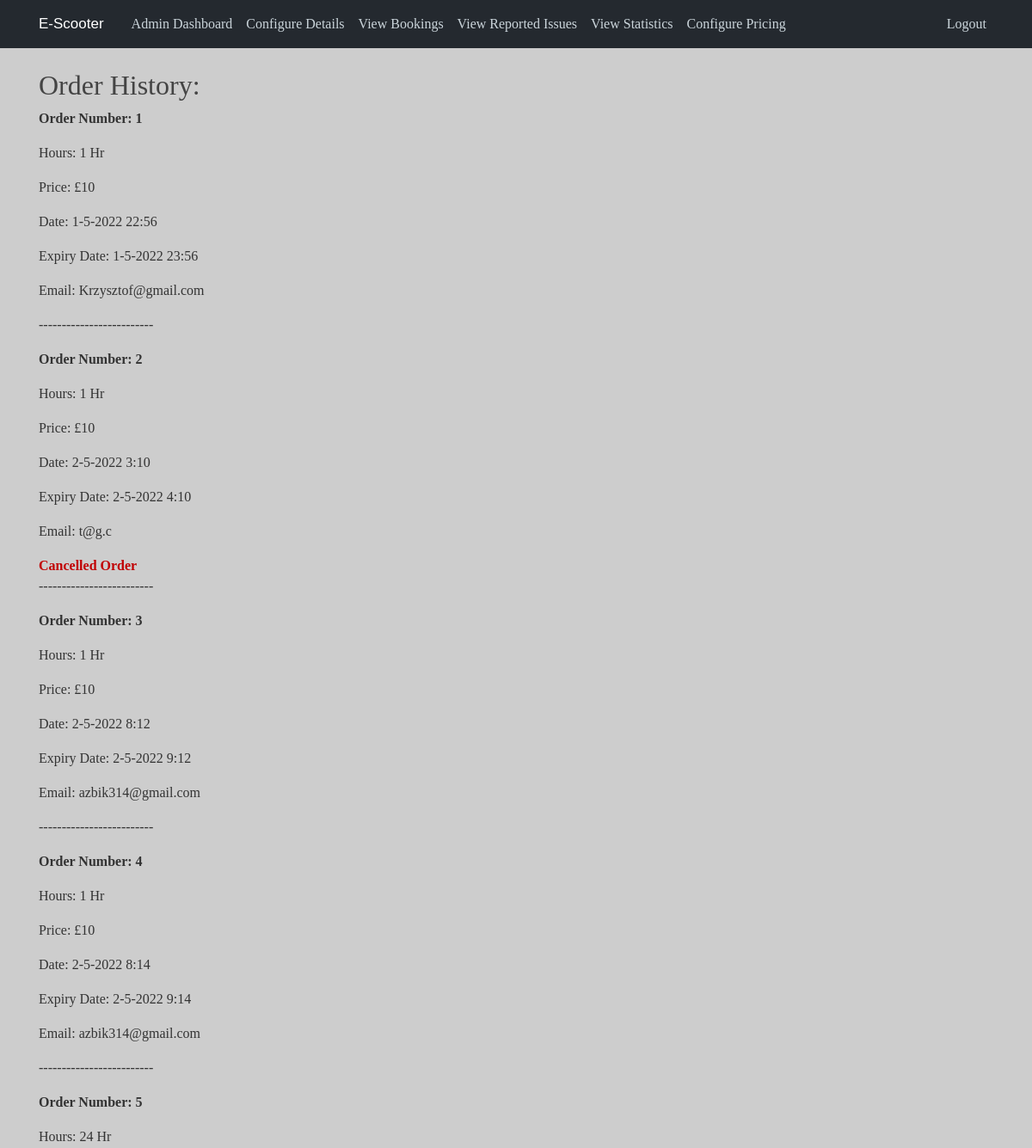
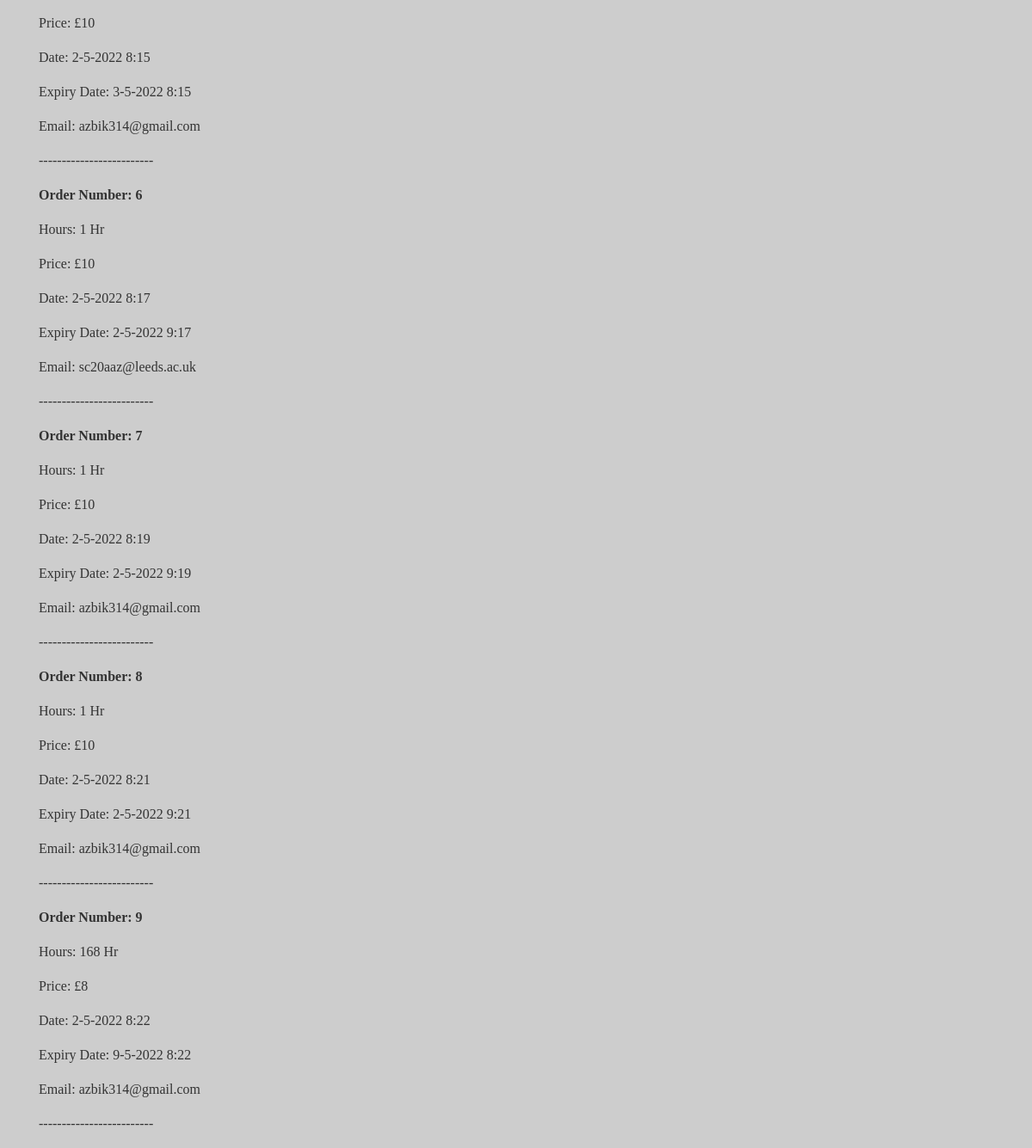
Screenshot of /admin/bookings (signed in) with the database file from the repository (2 pictures, top to bottom).
### app/models.py (models this page shows)
class Booking(db.Model):
    __tablename__ = "bookings"
    id = db.Column(db.Integer, primary_key=True)
    ScooterID = db.Column(db.Integer, ForeignKey("scooters.id"))
    UserID = db.Column(db.Integer, ForeignKey("users.id"))
    numHours = db.Column(db.Integer, nullable = False)
    date = db.Column(db.DateTime, nullable = False)
    expiry = db.Column(db.DateTime)
    price = db.Column(db.Integer, nullable = False)
    cancelled = db.Column(db.Boolean, default = False, nullable=False)
    option = db.Column(db.Integer, nullable = False)
    email = db.Column(db.String(60), nullable=False)

### app/views.py (the view)
@app.route("/admin/bookings")
def admin_bookings():
    if session.get("admin") == 0:
        return redirect("/dashboard")
    else:
        bookings = models.Booking.query.all()
        return render_template("bookings.html", orders=bookings)

### app/templates/bookings.html (shortened to what this page needs)
{% extends "admin_base.html" %}
{% block content %}
<head>
</head>
<body>
    <h2>Order History:</h2>
    {% for elem in orders %}
        {% if elem.id not in active or elem.cancelled %}
            <p style="font-weight: bold">Order Number: {{elem.id}}</p>
            <p>Hours: {{elem.numHours}} Hr</p>
            <p>Price: £{{elem.price}}</p>
            <p>Date: {{elem.date.day}}-{{elem.date.month}}-{{elem.date.year}} {{elem.date.hour}}:{{elem.date.minute}}</p>
            <p>Expiry Date: {{elem.expiry.day}}-{{elem.expiry.month}}-{{elem.expiry.year}} {{elem.expiry.hour}}:{{elem.expiry.minute}}</p>
            <p>Email: {{elem.email}}</p>
            {% if elem.cancelled %}
            <b style="color: rgba(193,0,2,1.00)">Cancelled Order</b>
            {% endif %}
			<p>-------------------------</p>
        {% endif %}
    {% endfor %}
</body>
{% endblock content %}

### app/static/style.css (style rules this page uses)
body { background: rgba(205,205,205,1); color: #333333; margin-top: 5rem; font-family: halyard-display; }
h1, h2, h3, h4, h5, h6 { color: #444444; }

### rows the page displays
Booking: id "1", numHours "1", price "10", date.day "1", date.month "5", date.year "2022", date.hour "22", date.minute "56", expiry.day "1", expiry.month "5", expiry.year "2022", expiry.hour "23", expiry.minute "56", email "Krzysztof@gmail.com"
Booking: id "2", numHours "1", price "10", date.day "2", date.month "5", date.year "2022", date.hour "3", date.minute "10", expiry.day "2", expiry.month "5", expiry.year "2022", expiry.hour "4", expiry.minute "10", email "t@g.c", cancelled "Cancelled Order"
Booking: id "3", numHours "1", price "10", date.day "2", date.month "5", date.year "2022", date.hour "8", date.minute "12", expiry.day "2", expiry.month "5", expiry.year "2022", expiry.hour "9", expiry.minute "12", email "azbik314@gmail.com"
Booking: id "4", numHours "1", price "10", date.day "2", date.month "5", date.year "2022", date.hour "8", date.minute "14", expiry.day "2", expiry.month "5", expiry.year "2022", expiry.hour "9", expiry.minute "14", email "azbik314@gmail.com"
Booking: id "5", numHours "24", price "10", date.day "2", date.month "5", date.year "2022", date.hour "8", date.minute "15", expiry.day "3", expiry.month "5", expiry.year "2022", expiry.hour "8", expiry.minute "15", email "azbik314@gmail.com"
Booking: id "6", numHours "1", price "10", date.day "2", date.month "5", date.year "2022", date.hour "8", date.minute "17", expiry.day "2", expiry.month "5", expiry.year "2022", expiry.hour "9", expiry.minute "17", email "sc20aaz@leeds.ac.uk"
Booking: id "7", numHours "1", price "10", date.day "2", date.month "5", date.year "2022", date.hour "8", date.minute "19", expiry.day "2", expiry.month "5", expiry.year "2022", expiry.hour "9", expiry.minute "19", email "azbik314@gmail.com"
Booking: id "8", numHours "1", price "10", date.day "2", date.month "5", date.year "2022", date.hour "8", date.minute "21", expiry.day "2", expiry.month "5", expiry.year "2022", expiry.hour "9", expiry.minute "21", email "azbik314@gmail.com"
Booking: id "9", numHours "168", price "8", date.day "2", date.month "5", date.year "2022", date.hour "8", date.minute "22", expiry.day "9", expiry.month "5", expiry.year "2022", expiry.hour "8", expiry.minute "22", email "azbik314@gmail.com"
